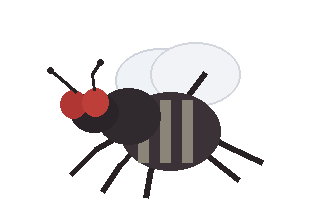
#> input picture fly_heaven/visuals/fly/fly_base.png, 320 x 220 px, found by its file name
$ python make_fly_smoking.py
#> lines starting #> are read from the running program, lines starting #| are printed output that depends on the picture; pictures that were not available may be replaced by others from this repository, and a replacement may not be noted
from pathlib import Path
from PIL import Image, ImageDraw

BASE = Path("fly_heaven/visuals/fly/fly_base.png")
CIG = Path("fly_heaven/textures/CIGAA0.png")
OUT = Path("fly_heaven/assets/sprites")

OUT.mkdir(parents=True, exist_ok=True)

base = Image.open(BASE).convert("RGBA")
#> base is the input picture: PIL image 320x220 RGBA; mean R, G, B, A 27.2, 24.5, 25.3, 45.1
cig0 = Image.open(CIG).convert("RGBA")
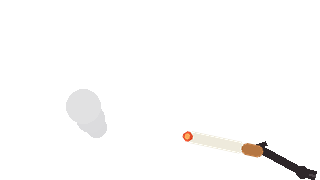
#> input picture fly_heaven/visuals/smoking/frame_13.png, 320 x 180 px, given in place of CIGAA0.png, which was not available
#> cig0 is the input picture: PIL image 320x180 RGBA; mean R, G, B, A 7.9, 7.3, 7, 8.3

# Cigarette size relative to fly.
target_w = 70
scale = target_w / cig0.width
#> scale = 0.219
cig0 = cig0.resize(
    (target_w, int(cig0.height * scale)),
    Image.Resampling.NEAREST,
)
#> cig0: PIL image 70x39 RGBA

letters = "ABCDEFGHIJKLMNOP"

# Cigarette Y through the animation:
# low -> mouth -> low
ys = [
    128, 124, 120, 116,
    112, 108, 104, 102,
    102, 102,
    106, 112,
    118, 124, 128, 128,
]

for i, letter in enumerate(letters):

    frame = base.copy()
    d = ImageDraw.Draw(frame, "RGBA")

    cig_y = ys[i]

    # Filter/right end sits near fly's mouth.
    cig_x = 10

    # Front leg holding the cigarette.
    # Thorax -> bent joint -> filter.
    filter_x = cig_x + cig0.width - 5
    filter_y = cig_y + cig0.height // 2

    d.line(
        [(120, 118), (100, 108), (filter_x, filter_y)],
        fill=(40, 34, 37, 255),
        width=5,
    )

    frame.alpha_composite(cig0, (cig_x, cig_y))

    # Smoke after the cigarette leaves the mouth.
    # Solid grey because old ZDoom dithers semi-transparency.
    if i >= 10:
        smoke_phase = i - 10

        puffs = [
            (66 - smoke_phase * 3, 98 - smoke_phase * 4, 8),
            (54 - smoke_phase * 4, 88 - smoke_phase * 5, 10),
            (42 - smoke_phase * 5, 76 - smoke_phase * 6, 12),
            (30 - smoke_phase * 6, 63 - smoke_phase * 7, 10),
        ]

        for x, y, r in puffs:
            d.ellipse(
                [x-r, y-r, x+r, y+r],
                fill=(185, 185, 185, 255),
            )

    out = OUT / f"FLYA{letter}0.png"
    frame.save(out)
#> this loop made 16 passes
#> pass 1, `frame.save(out)`:
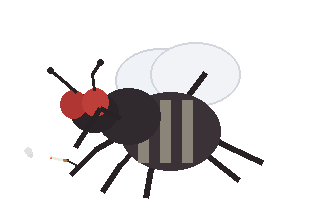
#> saved as FLYAA0.png: PIL image 320x220 RGBA; mean R, G, B, A 27.4, 24.8, 25.6, 45.8; transparent parts drawn white
#> pass 2, `frame.save(out)`:
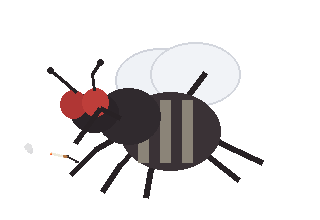
#> saved as FLYAB0.png: PIL image 320x220 RGBA; mean R, G, B, A 27.4, 24.8, 25.6, 45.7; transparent parts drawn white

print("FIXED SMOKING ANIMATION READY")
print("16 frames, fixed 320x220 canvas")
